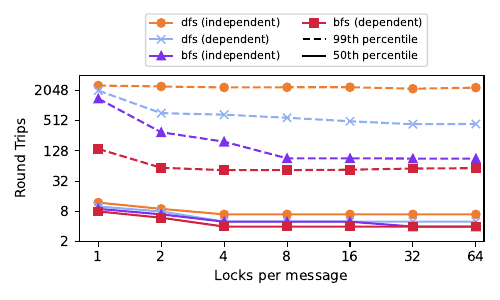

This figure's Python source:
from cuckoo import plot_cuckoo as plot_cuckoo
from cuckoo import data_management as dm
import cuckoo.orchestrator as orchestrator
import numpy as np
import matplotlib.pyplot as plt
import lib


def independent_search():

    config=lib.get_config()
    # clients = [1, 2, 4, 8, 16, 24]
    # clients = [4, 8, 16, 32, 64, 128, 160]
    locks_per_message = [1,2,4,8,16,32,64]
    # locks_per_message = [1]
    # locks_per_message = [1]
    buckets_per_lock = 16
    configs = [
        # ("independent", "random", "ind_random"),
        # ("independent", "bfs", "ind_bfs"),
        # ("dependent", "random", "dep_random"),
        ("dependent", "bfs", "dep_bfs"),
    ]
    entry_size=8
    table_size = 1024 * 1024 * 100
    memory_size = entry_size * table_size
    config["indexes"] = str(table_size)
    config["memory_size"] = str(memory_size)
    # clients = [16,32]
    # clients = [4]
    # clients = [40]
    # clients = [8]
    # clients = [160]
    config["trials"]=1
    config["prime"]="true"
    config["prime_fill"]="85"
    config["max_fill"]="90"
    config["workload"]="ycsb-w"
    config["num_clients"]="320"
    config["use_virtual_lock_table"]="false"
    config["simulate_failures"]="false"

    # config["location_function"]="independent"
    # config["search_function"]="random"
    config["buckets_per_lock"] = str(buckets_per_lock)

    orchestrator.boot(config.copy())
    all_runs = []

    for c in configs:
        runs = []
        lconfig = config.copy()
        lconfig["location_function"] = c[0]
        lconfig["search_function"] = c[1]
        filename = c[2]
        lock_config = lconfig.copy()
        for l in locks_per_message:
            lock_config["locks_per_message"] = str(l)
            stats = orchestrator.run_trials(lock_config)
            runs.append(stats)
        dm.save_statistics(runs, "data/"+filename)
        all_runs.append(runs)
    dm.save_statistics(all_runs, "data/locks_per_search")

def plot_round_trips_per_insert_operation():
    static = True

    if not static:
        ind_dir="data/ind_random"
        dep_dir="data/dep_random"
        bfs_dir="data/dep_bfs"
        print("loading ind stats")
        ind_stats, dir = dm.load_statistics(dirname=ind_dir)
        print(ind_stats)
        print("loading dep stats")
        dep_stats, dir = dm.load_statistics(dirname=dep_dir)
        print("loading bfs stats")
        bfs_stats, dir = dm.load_statistics(dirname=bfs_dir)
        ind_99, ind_99_err = plot_cuckoo.client_stats_get_percentile_err_trials(ind_stats, 'insert_rtt', 99)
        ind_50, ind_50_err = plot_cuckoo.client_stats_get_percentile_err_trials(ind_stats, 'insert_rtt', 50)
        dep_99, dep_99_err = plot_cuckoo.client_stats_get_percentile_err_trials(dep_stats, 'insert_rtt', 99)
        dep_50, dep_50_err = plot_cuckoo.client_stats_get_percentile_err_trials(dep_stats, 'insert_rtt', 50)
        bfs_99, bfs_99_err = plot_cuckoo.client_stats_get_percentile_err_trials(bfs_stats, 'insert_rtt', 99)
        bfs_50, bfs_50_err = plot_cuckoo.client_stats_get_percentile_err_trials(bfs_stats, 'insert_rtt', 50)
        x_axis_vals = plot_cuckoo.get_x_axis(ind_stats, "locks per message")
    else:
        ind_99= [2547.0, 2442.2399999999907, 2335.0, 2354.0, 2361.570000000007, 2203.0, 2316.0]
        ind_99_err= [1.2079815366635334, 1.3611773804557508, 1.2221125037766256, 1.3955377252947077, 1.467728772203742, 0.968203768585276, 1.2301404227383754]
        ind_50= [12.0, 9.0, 7.0, 7.0, 7.0, 7.0, 7.0]
        ind_50_err= [1.2079815366635334, 1.3611773804557508, 1.2221125037766256, 1.3955377252947077, 1.467728772203742, 0.968203768585276, 1.2301404227383754]
        dep_99= [2022.5, 720.0, 672.0, 583.0, 497.0, 434.0, 439.0]
        dep_99_err= [1.6795664939458914, 0.4174385633905766, 0.3709775735580779, 0.3168660476608781, 0.2625183284137047, 0.23270803861983266, 0.24446079357693565]
        dep_50= [10.0, 8.0, 5.0, 5.0, 5.0, 5.0, 5.0]
        dep_50_err= [1.6795664939458914, 0.4174385633905766, 0.3709775735580779, 0.3168660476608781, 0.2625183284137047, 0.23270803861983266, 0.24446079357693565]

        bfs_ind_99= [1400.0, 300.0, 195.0, 91.0, 91.0, 90.0, 90.0]
        bfs_ind_99_err= [0.05643571842321897, 0.021736940995661473, 0.015328496953842325, 0.016637542933797766, 0.017181553194536087, 0.019327593169027695, 0.01589452059167094]
        bfs_ind_50= [9.0, 7.0, 5.0, 5.0, 5.0, 4.0, 4.0]
        bfs_ind_50_err= [0.05643571842321897, 0.021736940995661473, 0.015328496953842325, 0.016637542933797766, 0.017181553194536087, 0.019327593169027695, 0.01589452059167094]


        bfs_99= [140.0, 59.0, 53.0, 53.0, 54.0, 57.0, 58.0]
        bfs_99_err= [0.05643571842321897, 0.021736940995661473, 0.015328496953842325, 0.016637542933797766, 0.017181553194536087, 0.019327593169027695, 0.01589452059167094]
        bfs_50= [8.0, 6.0, 4.0, 4.0, 4.0, 4.0, 4.0]
        bfs_50_err= [0.05643571842321897, 0.021736940995661473, 0.015328496953842325, 0.016637542933797766, 0.017181553194536087, 0.019327593169027695, 0.01589452059167094]
        x_axis_vals = [1,2,4,8,16,32,64]

    read_write_steering_color='#cf243cff'     #red
    write_steering_color='#ed7d31ff'          #orange
    default_clover_color='#8caff6ff'          #blueish
    connection_color='#7D31ED'              #dark purple
    fusee_color='#006400'                  #green
    sherman_color='#7D31ED'                  #purple

    # print(ind_stats)
    # print(dep_stats)
    # print(bfs_stats)
    fig, ax = plt.subplots(1,1, figsize=(3,2.5))
    percentile=99
    # ax.hlines(3,0,128)




    print("ind_99=",ind_99)
    print("ind_99_err=",ind_99_err)
    print("ind_50=",ind_50)
    print("ind_50_err=",ind_50_err)
    print("dep_99=",dep_99)
    print("dep_99_err=",dep_99_err)
    print("dep_50=",dep_50)
    print("dep_50_err=",dep_50_err)
    print("bfs_99=",bfs_99)
    print("bfs_99_err=",bfs_99_err)
    print("bfs_50=",bfs_50)
    print("bfs_50_err=",bfs_50_err)

    # ax.errorbar(x_axis_vals,ind_99,ind_99_err)
    # ax.errorbar(x_axis_vals,ind_50,ind_50_err)
    # ax.errorbar(x_axis_vals,dep_99,dep_99_err)
    # ax.errorbar(x_axis_vals,dep_50,dep_50_err)
    # ax.errorbar(x_axis_vals,bfs_99,bfs_99_err)
    # ax.errorbar(x_axis_vals,bfs_50,bfs_50_err)

    ax.plot(x_axis_vals,ind_99, color=write_steering_color, linestyle='--',marker='o')
    ax.plot(x_axis_vals,dep_99, color=default_clover_color, linestyle='--',marker='x')
    ax.plot(x_axis_vals,bfs_ind_99, color=read_write_steering_color, linestyle='--',marker='^')
    ax.plot(x_axis_vals,bfs_99, color=lib.rcuckoo_color, linestyle='--',marker='s')
    di = ax.plot(x_axis_vals,ind_50, label="dfs (independent)", color=write_steering_color, marker='o')
    dd = ax.plot(x_axis_vals,dep_50, label="dfs (dependent)",  color=default_clover_color, marker='x')
    bi = ax.plot(x_axis_vals,bfs_ind_50, label= "bfs (independent)", color=read_write_steering_color, marker='^')
    bd = ax.plot(x_axis_vals,bfs_50, label="bfs (dependent)",  color=lib.rcuckoo_color, marker='s')

    ax.legend()



    # plot_cuckoo.rtt_per_operation_line(ax, None,ind_stats, label="dfs (independent)", x_axis="locks per message", twin=False, percentile=percentile)#), label="Independent Random")
    # plot_cuckoo.rtt_per_operation_line(ax, None,dep_stats, label="dfs (dependent)", x_axis="locks per message", twin=False, percentile=percentile)#), label="Independent Random")
    # plot_cuckoo.rtt_per_operation_line(ax, None,bfs_stats, label="bfs (dependent)", x_axis="locks per message", twin=False, percentile=percentile)#), label="Independent Random")
    # percentile=50
    # plot_cuckoo.rtt_per_operation_line(ax, None,ind_stats, label="random (independent)", x_axis="locks per message", twin=False, percentile=percentile)#), label="Independent Random")
    # plot_cuckoo.rtt_per_operation_line(ax, None,dep_stats, label="random (dependent)", x_axis="locks per message", twin=False, percentile=percentile)#), label="Independent Random")
    # plot_cuckoo.rtt_per_operation_line(ax, None,bfs_stats, label="bfs (dependent)", x_axis="locks per message", twin=False, percentile=percentile)#), label="Independent Random")
    from matplotlib.lines import Line2D
    dashed = Line2D([0], [0], linestyle='--', color='black')
    solid = Line2D([0], [0], linestyle='-', color='black')


    yvalues=[2,8,32,128,512,2048]
    ylabels=[str(l) for l in yvalues]
    xvalues=[1,2,4,8,16,32,64]
    xlabels=[str(l) for l in xvalues]
    ax.set_yscale('log')
    ax.set_xscale('log')
    ax.set_ylim(0,4096)
    ax.minorticks_off()

    ax.set_yticks(yvalues)
    ax.set_yticklabels(ylabels)
    ax.set_xticks(xvalues)
    ax.set_xticklabels(xlabels)
    ax.set_xlabel("Locks per message")
    ax.set_xlim(0,70)



    ax.set_ylabel("Round Trips")
    legend_labels=["dfs (independent)","dfs (dependent)","bfs (independent)", "bfs (dependent)","99th percentile","50th percentile"]
    legend_lines=[di[0],dd[0],bi[0], bd[0],dashed,solid]
    ax.legend(legend_lines,legend_labels, ncol=2, bbox_to_anchor=(0.1,1.02,1,0.2), loc='lower left', fontsize=5)
    # plt.subplots_adjust(left=0, right=1, top=1, bottom=0)

    # ax.legend()
    plt.tight_layout()
    plt.savefig("search_dependence.pdf")

# independent_search()
plot_round_trips_per_insert_operation()